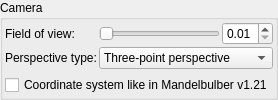
    <widget class="QGroupBox" name="groupBox_5">
     <property name="title">
      <string>Camera</string>
     </property>
     <layout class="QVBoxLayout" name="verticalLayout_58">
      <property name="leftMargin">
       <number>2</number>
      </property>
      <property name="topMargin">
       <number>2</number>
      </property>
      <property name="rightMargin">
       <number>2</number>
      </property>
      <property name="bottomMargin">
       <number>2</number>
      </property>
      <item>
       <layout class="QGridLayout" name="gridLayout_25">
        <property name="spacing">
         <number>2</number>
        </property>
        <item row="0" column="0">
         <widget class="QLabel" name="label_54">
          <property name="text">
           <string>Field of view:</string>
          </property>
         </widget>
        </item>
        <item row="0" column="2">
         <widget class="MyDoubleSpinBox" name="spinbox_fov">
          <property name="sizePolicy">
           <sizepolicy hsizetype="Minimum" vsizetype="Preferred">
            <horstretch>0</horstretch>
            <verstretch>0</verstretch>
           </sizepolicy>
          </property>
          <property name="toolTip">
           <string>&lt;html&gt;&lt;head/&gt;&lt;body&gt;&lt;p&gt;Field of view of camera. Higher value gives wider view.&lt;/p&gt;&lt;p&gt;&lt;br/&gt;&lt;/p&gt;&lt;/body&gt;&lt;/html&gt;</string>
          </property>
          <property name="prefix">
           <string/>
          </property>
          <property name="suffix">
           <string/>
          </property>
          <property name="decimals">
           <number>2</number>
          </property>
          <property name="minimum">
           <double>0.010000000000000</double>
          </property>
          <property name="maximum">
           <double>5.000000000000000</double>
          </property>
          <property name="singleStep">
           <double>0.100000000000000</double>
          </property>
          <property name="value">
           <double>0.010000000000000</double>
          </property>
         </widget>
        </item>
        <item row="0" column="1">
         <widget class="QSlider" name="slider_fov">
          <property name="sizePolicy">
           <sizepolicy hsizetype="Expanding" vsizetype="Preferred">
            <horstretch>0</horstretch>
            <verstretch>0</verstretch>
           </sizepolicy>
          </property>
          <property name="minimum">
           <number>10</number>
          </property>
          <property name="maximum">
           <number>200</number>
          </property>
          <property name="singleStep">
           <number>1</number>
          </property>
          <property name="orientation">
           <enum>Qt::Horizontal</enum>
          </property>
         </widget>
        </item>
        <item row="1" column="1" colspan="2">
         <widget class="QComboBox" name="comboBox_perspective_type">
          <property name="sizePolicy">
           <sizepolicy hsizetype="Preferred" vsizetype="Preferred">
            <horstretch>0</horstretch>
            <verstretch>0</verstretch>
           </sizepolicy>
          </property>
          <property name="toolTip">
           <string>&lt;html&gt;&lt;head/&gt;&lt;body&gt;&lt;p&gt;Type of perspective projection.&lt;/p&gt;&lt;p&gt;- Three-point perspective  projection, has two vanishing points on the horizon line and one on zenith or nadir&lt;/p&gt;&lt;p&gt;- Fish eye - simulates fish eye camera. &lt;span style=&quot; font-style:italic;&quot;&gt;Field of view&lt;/span&gt; = 1.0 corresponds to 180 degree&lt;/p&gt;&lt;p&gt;- Equirectangular - is dedicated to render 360 degree panoramas. Image proportion should be set to 2:1 and &lt;span style=&quot; font-style:italic;&quot;&gt;Field of view&lt;/span&gt; = 1.0&lt;/p&gt;&lt;p&gt;- Fulldome - is dedicated to render images for displaying in fulldome.&lt;/p&gt;&lt;/body&gt;&lt;/html&gt;</string>
          </property>
          <item>
           <property name="text">
            <string>Three-point perspective</string>
           </property>
          </item>
          <item>
           <property name="text">
            <string>Fish eye</string>
           </property>
          </item>
          <item>
           <property name="text">
            <string>Equirectangular</string>
           </property>
          </item>
          <item>
           <property name="text">
            <string>Fulldome</string>
           </property>
          </item>
         </widget>
        </item>
        <item row="1" column="0">
         <widget class="QLabel" name="label_126">
          <property name="text">
           <string>Perspective type:</string>
          </property>
         </widget>
        </item>
       </layout>
      </item>
      <item>
       <widget class="MyCheckBox" name="checkBox_legacy_coordinate_system">
        <property name="toolTip">
         <string>&lt;html&gt;&lt;head/&gt;&lt;body&gt;&lt;p&gt;For compatibility of coordinate system with old Mandelbulber v. 1.21 .fract files&lt;/p&gt;&lt;/body&gt;&lt;/html&gt;</string>
        </property>
        <property name="text">
         <string>Coordinate system like in Mandelbulber v1.21</string>
        </property>
       </widget>
      </item>
     </layout>
    </widget>
